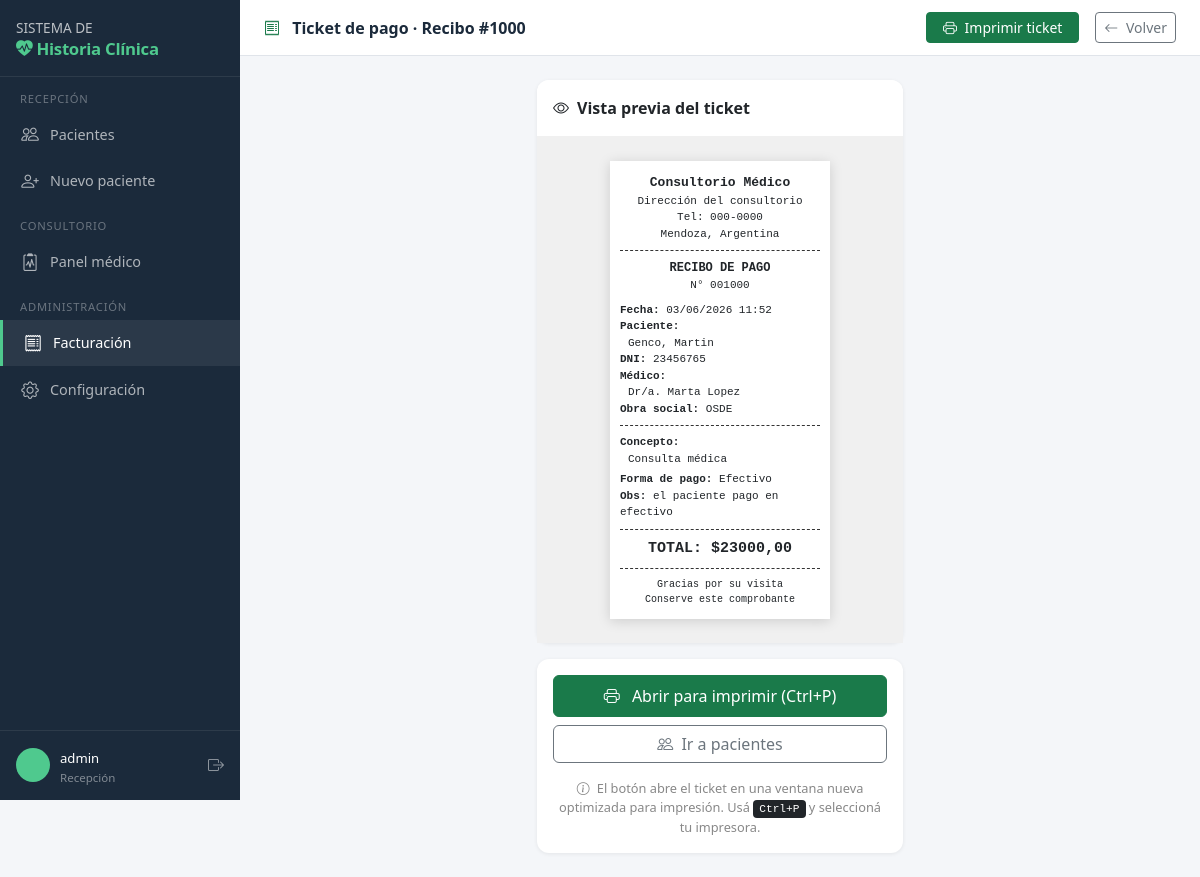
Page /facturacion/ticket/1/ (signed in) on the committed database.
### cuentas/models.py (models this page shows, shortened)
class Usuario(AbstractUser):
    ROL_CHOICES = [
        ('admin', 'Administrador'),
        ('medico', 'Médico'),
        ('recepcion', 'Recepción'),
    ]
    rol = models.CharField(max_length=20, choices=ROL_CHOICES, default='recepcion')
    telefono = models.CharField(max_length=20, blank=True)
    especialidad = models.CharField(max_length=100, blank=True,
                                    help_text="Solo para médicos")
    matricula = models.CharField(max_length=50, blank=True,
                                 help_text="Matrícula profesional del médico")
    class Meta:
        verbose_name = 'Usuario'
        verbose_name_plural = 'Usuarios'
    @property
    def es_admin(self):
        return self.rol == 'admin' or self.is_superuser
    @property
    def es_medico(self):
        return self.rol == 'medico'
    @property
    def es_recepcion(self):
        return self.rol == 'recepcion'

### facturacion/models.py (models this page shows, shortened)
class Pago(models.Model):
    FORMA_PAGO = [
        ('efectivo',      'Efectivo'),
        ('tarjeta_deb',   'Tarjeta débito'),
        ('tarjeta_cred',  'Tarjeta crédito'),
        ('transferencia', 'Transferencia'),
        ('obra_social',   'Obra social'),
        ('sin_cargo',     'Sin cargo'),
    ]
    turno      = models.OneToOneField('consulta.Turno', on_delete=models.CASCADE,
                                       related_name='pago')
    concepto   = models.CharField(max_length=200, default='Consulta médica')
    monto      = models.DecimalField(max_digits=10, decimal_places=2)
    forma_pago = models.CharField(max_length=20, choices=FORMA_PAGO, default='efectivo')
    fecha      = models.DateTimeField(default=timezone.now)
    impreso    = models.BooleanField(default=False)
    nro_recibo = models.PositiveIntegerField(unique=True, editable=False)
    observaciones = models.TextField(blank=True)
    class Meta:
        verbose_name = 'Pago'
        verbose_name_plural = 'Pagos'
        ordering = ['-fecha']

### consulta/models.py (models this page shows, shortened)
class Turno(models.Model):
    ESTADO_CHOICES = [
        ('espera', 'En espera'),
        ('llamado', 'Llamado'),
        ('atencion', 'En atención'),
        ('finalizado', 'Finalizado'),
        ('cancelado', 'Cancelado'),
    ]
    paciente = models.ForeignKey('pacientes.Paciente', on_delete=models.CASCADE,
                                  related_name='turnos')
    signos = models.OneToOneField('pacientes.SignosVitales', on_delete=models.SET_NULL,
                                   null=True, blank=True, related_name='turno')
    medico = models.ForeignKey('cuentas.Usuario', on_delete=models.SET_NULL,
                                null=True, blank=True, related_name='turnos_asignados',
                                limit_choices_to={'rol': 'medico'})
    estado = models.CharField(max_length=15, choices=ESTADO_CHOICES, default='espera')
    fecha_hora = models.DateTimeField(default=timezone.now)
    hora_llamado = models.DateTimeField(null=True, blank=True)
    hora_inicio_atencion = models.DateTimeField(null=True, blank=True)
    hora_fin = models.DateTimeField(null=True, blank=True)
    numero = models.PositiveIntegerField()  # número de orden del día
    class Meta:
        verbose_name = 'Turno'
        verbose_name_plural = 'Turnos'
        ordering = ['fecha_hora']

### pacientes/models.py (models this page shows, shortened)
class Paciente(models.Model):
    SEXO_CHOICES = [('M', 'Masculino'), ('F', 'Femenino'), ('O', 'Otro')]
    SANGRE_CHOICES = [
        ('A+', 'A+'), ('A-', 'A-'), ('B+', 'B+'), ('B-', 'B-'),
        ('AB+', 'AB+'), ('AB-', 'AB-'), ('O+', 'O+'), ('O-', 'O-'),
    ]
    dni = models.CharField(max_length=20, unique=True, verbose_name='DNI / Cédula')
    apellido = models.CharField(max_length=100)
    nombre = models.CharField(max_length=100)
    fecha_nacimiento = models.DateField()
    sexo = models.CharField(max_length=1, choices=SEXO_CHOICES)
    grupo_sanguineo = models.CharField(max_length=3, choices=SANGRE_CHOICES, blank=True)
    telefono = models.CharField(max_length=30, blank=True)
    email = models.EmailField(blank=True)
    domicilio = models.CharField(max_length=200, blank=True)
    ciudad = models.CharField(max_length=100, blank=True)
    alergias = models.TextField(blank=True)
    antecedentes = models.TextField(blank=True)
    medicacion_habitual = models.TextField(blank=True)
    obra_social = models.CharField(max_length=100, blank=True)
    nro_afiliado = models.CharField(max_length=50, blank=True)
    activo = models.BooleanField(default=True)
    creado = models.DateTimeField(auto_now_add=True)
    actualizado = models.DateTimeField(auto_now=True)
    class Meta:
        verbose_name = 'Paciente'
        verbose_name_plural = 'Pacientes'
        ordering = ['apellido', 'nombre']
    @property
    def nombre_completo(self):
        return f"{self.apellido}, {self.nombre}"

### facturacion/views.py (the view)
# urls.py: path('ticket/<int:pago_id>/',     views.ticket,           name='ticket'),
@login_required
def ticket(request, pago_id):
    pago = get_object_or_404(Pago, pk=pago_id)
    if not pago.impreso:
        pago.impreso = True
        pago.save(update_fields=['impreso'])
    consultorio = {
        'nombre':    'Consultorio Médico',
        'direccion': 'Dirección del consultorio',
        'telefono':  'Tel: 000-0000',
        'ciudad':    'Mendoza, Argentina',
    }
    return render(request, 'facturacion/ticket.html', {
        'pago': pago,
        'consultorio': consultorio,
    })

### templates/facturacion/ticket.html (shortened to what this page needs)
{% extends "base/base.html" %}
{% block page_title %}
  <i class="bi bi-receipt me-2" style="color:#1a7a4a"></i>
  Ticket de pago · Recibo #{{ pago.nro_recibo }}
{% endblock %}
{% block topbar_actions %}
  <a href="{% url 'facturacion:ticket_print' pago.pk %}" target="_blank"
     class="btn btn-primary btn-sm px-3">
    <i class="bi bi-printer me-1"></i> Imprimir ticket
  </a>
  <a href="{% url 'facturacion:lista' %}" class="btn btn-outline-secondary btn-sm">
    <i class="bi bi-arrow-left me-1"></i> Volver
  </a>
{% endblock %}
{% block contenido %}
<div class="row justify-content-center">
<div class="col-lg-5">
  <div class="card mb-3">
    <div class="card-header py-3">
      <i class="bi bi-eye me-2"></i>Vista previa del ticket
    </div>
    <div class="card-body d-flex justify-content-center py-4"
         style="background:#f0f0f0">
      <div style="
        width: 220px;
        background: #fff;
        font-family: 'Courier New', monospace;
        font-size: 11px;
        padding: 12px 10px;
        box-shadow: 0 2px 12px rgba(0,0,0,.15);
        line-height: 1.5;
      ">
        <div style="text-align:center; border-bottom: 1px dashed #333; padding-bottom:8px; margin-bottom:8px">
          <div style="font-size:13px; font-weight:bold">{{ consultorio.nombre }}</div>
          <div>{{ consultorio.direccion }}</div>
          <div>{{ consultorio.telefono }}</div>
          <div>{{ consultorio.ciudad }}</div>
        </div>
        <div style="text-align:center; margin-bottom:8px">
          <div style="font-size:12px; font-weight:bold">RECIBO DE PAGO</div>
          <div>N° {{ pago.nro_recibo|stringformat:"06d" }}</div>
        </div>
        <div style="border-bottom:1px dashed #333; padding-bottom:8px; margin-bottom:8px">
          <div><b>Fecha:</b> {{ pago.fecha|date:"d/m/Y H:i" }}</div>
          <div><b>Paciente:</b></div>
          <div style="padding-left:8px">{{ pago.turno.paciente.nombre_completo }}</div>
          <div><b>DNI:</b> {{ pago.turno.paciente.dni }}</div>
          {% if pago.turno.medico %}
          <div><b>Médico:</b></div>
          <div style="padding-left:8px">Dr/a. {{ pago.turno.medico.get_full_name }}</div>
          {% endif %}
          {% if pago.turno.paciente.obra_social %}
          <div><b>Obra social:</b> {{ pago.turno.paciente.obra_social }}</div>
          {% endif %}
        </div>
        <div style="border-bottom:1px dashed #333; padding-bottom:8px; margin-bottom:8px">
          <div><b>Concepto:</b></div>
          <div style="padding-left:8px">{{ pago.concepto }}</div>
          <div style="margin-top:4px"><b>Forma de pago:</b> {{ pago.get_forma_pago_display }}</div>
          {% if pago.observaciones %}
          <div><b>Obs:</b> {{ pago.observaciones }}</div>
          {% endif %}
        </div>
        <div style="text-align:center; margin-bottom:8px">
          <div style="font-size:15px; font-weight:bold">
            TOTAL: ${{ pago.monto|floatformat:2 }}
          </div>
        </div>
        <div style="text-align:center; font-size:10px; border-top:1px dashed #333; padding-top:8px">
          <div>Gracias por su visita</div>
          <div>Conserve este comprobante</div>
        </div>
      </div>
    </div>
  </div>
  <div class="card">
    <div class="card-body">
      <div class="d-grid gap-2">
        <a href="{% url 'facturacion:ticket_print' pago.pk %}" target="_blank"
           class="btn btn-primary py-2">
          <i class="bi bi-printer me-2"></i>
          Abrir para imprimir (Ctrl+P)
        </a>
        <a href="/pacientes/" class="btn btn-outline-secondary">
          <i class="bi bi-people me-1"></i> Ir a pacientes
        </a>
      </div>
      <div class="text-center mt-3" style="font-size:.8rem; color:#888">
        <i class="bi bi-info-circle me-1"></i>
        El botón abre el ticket en una ventana nueva optimizada para impresión.
        Usá <kbd>Ctrl+P</kbd> y seleccioná tu impresora.
      </div>
    </div>
  </div>
</div>
</div>
{% endblock %}

### templates/base/base.html (shortened to what this page needs)
<!DOCTYPE html>
<html lang="es">
<head>
  <link href="https://cdn.jsdelivr.net/npm/bootstrap@5.3.2/dist/css/bootstrap.min.css" rel="stylesheet">
  <link href="https://cdn.jsdelivr.net/npm/bootstrap-icons@1.11.3/font/bootstrap-icons.min.css" rel="stylesheet">
</head>
<body>
{% if user.is_authenticated %}
<nav id="sidebar">
  <div class="brand">
    <h6>SISTEMA DE</h6>
    <strong><i class="bi bi-heart-pulse-fill me-1"></i>Historia Clínica</strong>
  </div>
  {% if user.es_recepcion or user.es_admin %}
  <div class="section-label">Recepción</div>
  <a href="/pacientes/" class="nav-link {% if 'pacientes' in request.path %}active{% endif %}">
    <i class="bi bi-people"></i> Pacientes
  </a>
  <a href="/pacientes/nuevo/" class="nav-link">
    <i class="bi bi-person-plus"></i> Nuevo paciente
  </a>
  {% endif %}
  {% if user.es_medico or user.es_admin %}
  <div class="section-label">Consultorio</div>
  <a href="/consulta/panel/" class="nav-link {% if 'consulta' in request.path %}active{% endif %}">
    <i class="bi bi-clipboard2-pulse"></i> Panel médico
  </a>
  {% endif %}
  {% if user.es_admin %}
  <div class="section-label">Administración</div>
  <a href="/facturacion/" class="nav-link {% if 'facturacion' in request.path %}active{% endif %}">
    <i class="bi bi-receipt"></i> Facturación
  </a>
  <a href="/admin/" class="nav-link">
    <i class="bi bi-gear"></i> Configuración
  </a>
  {% endif %}
  <div class="user-block">
    <div class="avatar">{{ user.first_name|first|upper }}{{ user.last_name|first|upper }}</div>
    <div class="info">
      <span>{{ user.get_full_name|default:user.username }}</span>
      <small>{{ user.get_rol_display }}</small>
    </div>
    <a href="/cuentas/logout/" class="ms-auto text-white-50" title="Cerrar sesión">
      <i class="bi bi-box-arrow-right"></i>
    </a>
  </div>
</nav>
{% endif %}
<div id="main">
  {% if user.is_authenticated %}
  <div id="topbar">
    <div>
      <p class="page-title">{% block page_title %}{% endblock %}</p>
    </div>
    <div class="d-flex align-items-center gap-3">
      {% block topbar_actions %}{% endblock %}
    </div>
  </div>
  {% endif %}
  <div class="p-4">
    {% block contenido %}{% endblock %}
  </div>
</div>
</body>
</html>

### templates/base/base.html (style rules this page uses)
:root { --sidebar-w: 240px; --verde: #1a7a4a; --verde-claro: #e8f5ee; --azul-med: #1565c0; --gris-bg: #f4f6f9; }
body { background: var(--gris-bg); font-family: 'Segoe UI', sans-serif; }
#sidebar { width: var(--sidebar-w); min-height: 100vh; background: #1b2a3b; position: fixed; top: 0; left: 0; z-index: 100; display: flex; flex-direction: column; transition: width .25s; }
#sidebar .brand { padding: 20px 16px 14px; border-bottom: 1px solid rgba(255,255,255,.08); }
#sidebar .brand h6 { color: #fff; margin: 0; font-size: .85rem; opacity: .7; }
#sidebar .brand strong { color: #4fc98e; font-size: 1.05rem; letter-spacing: -.3px; }
#sidebar .nav-link { color: rgba(255,255,255,.65); padding: 10px 20px; border-radius: 0; display: flex; align-items: center; gap: 10px; font-size: .9rem; transition: background .15s, color .15s; }
#sidebar .nav-link:hover, #sidebar .nav-link.active { background: rgba(255,255,255,.07); color: #fff; }
#sidebar .nav-link.active { border-left: 3px solid #4fc98e; }
#sidebar .nav-link i { font-size: 1.1rem; width: 20px; text-align: center; }
#sidebar .section-label { color: rgba(255,255,255,.35); font-size: .7rem; text-transform: uppercase; letter-spacing: .8px; padding: 14px 20px 4px; }
#sidebar .user-block { margin-top: auto; padding: 14px 16px; border-top: 1px solid rgba(255,255,255,.08); display: flex; align-items: center; gap: 10px; }
#sidebar .user-block .avatar { width: 34px; height: 34px; border-radius: 50%; background: #4fc98e; color: #1b2a3b; display: flex; align-items: center; justify-content: center; font-weight: 700; font-size: .85rem; flex-shrink: 0; }
#sidebar .user-block .info small { color: rgba(255,255,255,.45); font-size: .72rem; display: block; }
#sidebar .user-block .info span { color: #fff; font-size: .82rem; }
#main { margin-left: var(--sidebar-w); min-height: 100vh; }
#topbar { background: #fff; border-bottom: 1px solid #e0e4ea; padding: 0 24px; height: 56px; display: flex; align-items: center; justify-content: space-between; position: sticky; top: 0; z-index: 90; }
#topbar .page-title { font-size: 1rem; font-weight: 600; color: #1b2a3b; margin: 0; }
.card { border: none; border-radius: 12px; box-shadow: 0 1px 4px rgba(0,0,0,.07); }
.card-header { background: #fff; border-bottom: 1px solid #f0f0f0; font-weight: 600; border-radius: 12px 12px 0 0 !important; }
.btn-primary { background: var(--verde); border-color: var(--verde); }

### rows in the picture
Usuario: get_full_name "admin", rol "Recepción"
Pago: nro_recibo "1000", nro_recibo "001000", fecha "03/06/2026 11:52", turno.paciente.nombre_completo "Genco, Martin", turno.paciente.dni "23456765", turno.medico.get_full_name "Marta Lopez", turno.paciente.obra_social "OSDE", concepto "Consulta médica", forma_pago "Efectivo", observaciones "el paciente pago en efectivo", monto "23000,00"

### other values in the picture
{{ consultorio.nombre }} "Consultorio Médico"
{{ consultorio.direccion }} "Dirección del consultorio"
{{ consultorio.telefono }} "Tel: 000-0000"
{{ consultorio.ciudad }} "Mendoza, Argentina"
